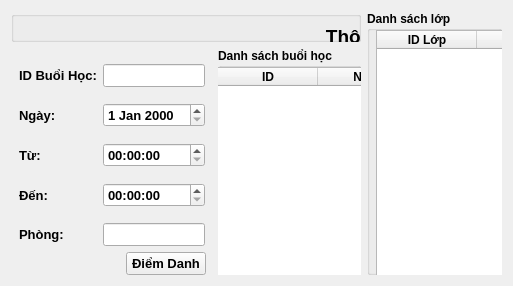
               <widget class="QWidget" name="page_LichDay">
                <layout class="QVBoxLayout" name="verticalLayout_34">
                 <item>
                  <layout class="QHBoxLayout" name="horizontalLayout_41" stretch="2,1">
                   <item>
                    <layout class="QVBoxLayout" name="verticalLayout_35" stretch="2,2">
                     <item>
                      <layout class="QHBoxLayout" name="horizontalLayout_43">
                       <item>
                        <widget class="QGroupBox" name="groupBox_28">
                         <property name="title">
                          <string/>
                         </property>
                         <widget class="QWidget" name="horizontalLayoutWidget_12">
                          <property name="geometry">
                           <rect>
                            <x>0</x>
                            <y>0</y>
                            <width>791</width>
                            <height>51</height>
                           </rect>
                          </property>
                          <layout class="QHBoxLayout" name="horizontalLayout_47">
                           <item>
                            <widget class="QLabel" name="label_5">
                             <property name="font">
                              <font>
                               <pointsize>14</pointsize>
                               <weight>75</weight>
                               <bold>true</bold>
                              </font>
                             </property>
                             <property name="text">
                              <string>Thông tin lớp học</string>
                             </property>
                             <property name="alignment">
                              <set>Qt::AlignCenter</set>
                             </property>
                            </widget>
                           </item>
                          </layout>
                         </widget>
                         <widget class="QWidget" name="horizontalLayoutWidget_14">
                          <property name="geometry">
                           <rect>
                            <x>-1</x>
                            <y>49</y>
                            <width>791</width>
                            <height>261</height>
                           </rect>
                          </property>
                          <layout class="QHBoxLayout" name="horizontalLayout_48">
                           <item>
                            <widget class="QGroupBox" name="groupBox_29">
                             <property name="title">
                              <string/>
                             </property>
                             <widget class="QWidget" name="formLayoutWidget_8">
                              <property name="geometry">
                               <rect>
                                <x>-1</x>
                                <y>-1</y>
                                <width>401</width>
                                <height>261</height>
                               </rect>
                              </property>
                              <layout class="QFormLayout" name="formLayout_15">
                               <property name="verticalSpacing">
                                <number>31</number>
                               </property>
                               <property name="leftMargin">
                                <number>7</number>
                               </property>
                               <property name="topMargin">
                                <number>21</number>
                               </property>
                               <property name="rightMargin">
                                <number>5</number>
                               </property>
                               <item row="0" column="0">
                                <widget class="QLabel" name="mNLabel">
                                 <property name="font">
                                  <font>
                                   <pointsize>10</pointsize>
                                   <weight>75</weight>
                                   <bold>true</bold>
                                  </font>
                                 </property>
                                 <property name="text">
                                  <string>Môn:</string>
                                 </property>
                                </widget>
                               </item>
                               <item row="0" column="1">
                                <widget class="QLineEdit" name="fi_MonHoc_6">
                                 <property name="font">
                                  <font>
                                   <pointsize>10</pointsize>
                                   <weight>75</weight>
                                   <bold>true</bold>
                                  </font>
                                 </property>
                                </widget>
                               </item>
                               <item row="1" column="0">
                                <widget class="QLabel" name="giOViNLabel">
                                 <property name="font">
                                  <font>
                                   <pointsize>10</pointsize>
                                   <weight>75</weight>
                                   <bold>true</bold>
                                  </font>
                                 </property>
                                 <property name="text">
                                  <string>Giáo Viên:</string>
                                 </property>
                                </widget>
                               </item>
                               <item row="1" column="1">
                                <widget class="QLineEdit" name="fi_GiaoVien_6">
                                 <property name="font">
                                  <font>
                                   <pointsize>10</pointsize>
                                   <weight>75</weight>
                                   <bold>true</bold>
                                  </font>
                                 </property>
                                </widget>
                               </item>
                               <item row="2" column="0">
                                <widget class="QLabel" name="ngYBTULabel">
                                 <property name="font">
                                  <font>
                                   <pointsize>10</pointsize>
                                   <weight>75</weight>
                                   <bold>true</bold>
                                  </font>
                                 </property>
                                 <property name="text">
                                  <string>Ngày Bắt Đầu:</string>
                                 </property>
                                </widget>
                               </item>
                               <item row="2" column="1">
                                <widget class="QDateEdit" name="fi_NgayBD_6">
                                 <property name="font">
                                  <font>
                                   <pointsize>10</pointsize>
                                   <weight>75</weight>
                                   <bold>true</bold>
                                  </font>
                                 </property>
                                </widget>
                               </item>
                              </layout>
                             </widget>
                             <widget class="QWidget" name="formLayoutWidget_9">
                              <property name="geometry">
                               <rect>
                                <x>410</x>
                                <y>0</y>
                                <width>381</width>
                                <height>261</height>
                               </rect>
                              </property>
                              <layout class="QFormLayout" name="formLayout_16">
                               <property name="verticalSpacing">
                                <number>31</number>
                               </property>
                               <property name="leftMargin">
                                <number>8</number>
                               </property>
                               <property name="topMargin">
                                <number>20</number>
                               </property>
                               <property name="rightMargin">
                                <number>8</number>
                               </property>
                               <item row="0" column="0">
                                <widget class="QLabel" name="iDLPLabel">
                                 <property name="font">
                                  <font>
                                   <pointsize>10</pointsize>
                                   <weight>75</weight>
                                   <bold>true</bold>
                                  </font>
                                 </property>
                                 <property name="text">
                                  <string>ID Lớp:</string>
                                 </property>
                                </widget>
                               </item>
                               <item row="0" column="1">
                                <widget class="QLineEdit" name="fi_IDLop_6">
                                 <property name="font">
                                  <font>
                                   <pointsize>10</pointsize>
                                   <weight>75</weight>
                                   <bold>true</bold>
                                  </font>
                                 </property>
                                </widget>
                               </item>
                               <item row="1" column="0">
                                <widget class="QLabel" name="sSLabel_3">
                                 <property name="font">
                                  <font>
                                   <pointsize>10</pointsize>
                                   <weight>75</weight>
                                   <bold>true</bold>
                                  </font>
                                 </property>
                                 <property name="text">
                                  <string>Sỉ Số</string>
                                 </property>
                                </widget>
                               </item>
                               <item row="1" column="1">
                                <widget class="QLineEdit" name="fi_SiSo_6">
                                 <property name="font">
                                  <font>
                                   <pointsize>10</pointsize>
                                   <weight>75</weight>
                                   <bold>true</bold>
                                  </font>
                                 </property>
                                </widget>
                               </item>
                               <item row="2" column="0">
                                <widget class="QLabel" name="ngYKTThCLabel">
                                 <property name="font">
                                  <font>
                                   <pointsize>10</pointsize>
                                   <weight>75</weight>
                                   <bold>true</bold>
                                  </font>
                                 </property>
                                 <property name="text">
                                  <string>Ngày Kết Thúc:</string>
                                 </property>
                                </widget>
                               </item>
                               <item row="2" column="1">
                                <widget class="QDateEdit" name="fi_NgayKT_6">
                                 <property name="font">
                                  <font>
                                   <pointsize>10</pointsize>
                                   <weight>75</weight>
                                   <bold>true</bold>
                                  </font>
                                 </property>
                                </widget>
                               </item>
                              </layout>
                             </widget>
                            </widget>
                           </item>
                          </layout>
                         </widget>
                        </widget>
                       </item>
                      </layout>
                     </item>
                     <item>
                      <layout class="QHBoxLayout" name="horizontalLayout_44" stretch="3,2">
                       <item>
                        <layout class="QVBoxLayout" name="verticalLayout_37" stretch="4,1">
                         <item>
                          <layout class="QFormLayout" name="formLayout_13">
                           <property name="verticalSpacing">
                            <number>16</number>
                           </property>
                           <property name="leftMargin">
                            <number>8</number>
                           </property>
                           <property name="topMargin">
                            <number>16</number>
                           </property>
                           <property name="rightMargin">
                            <number>7</number>
                           </property>
                           <item row="0" column="0">
                            <widget class="QLabel" name="iDBuIHCLabel_3">
                             <property name="font">
                              <font>
                               <pointsize>10</pointsize>
                               <weight>75</weight>
                               <bold>true</bold>
                              </font>
                             </property>
                             <property name="text">
                              <string>ID Buổi Học:</string>
                             </property>
                            </widget>
                           </item>
                           <item row="0" column="1">
                            <widget class="QLineEdit" name="fi_IDBH_6">
                             <property name="font">
                              <font>
                               <pointsize>10</pointsize>
                               <weight>75</weight>
                               <bold>true</bold>
                              </font>
                             </property>
                            </widget>
                           </item>
                           <item row="1" column="0">
                            <widget class="QLabel" name="ngYLabel_2">
                             <property name="font">
                              <font>
                               <pointsize>10</pointsize>
                               <weight>75</weight>
                               <bold>true</bold>
                              </font>
                             </property>
                             <property name="text">
                              <string>Ngày:</string>
                             </property>
                            </widget>
                           </item>
                           <item row="1" column="1">
                            <widget class="QDateEdit" name="fi_Ngay_6">
                             <property name="font">
                              <font>
                               <pointsize>10</pointsize>
                               <weight>75</weight>
                               <bold>true</bold>
                              </font>
                             </property>
                            </widget>
                           </item>
                           <item row="2" column="0">
                            <widget class="QLabel" name="tLabel_3">
                             <property name="font">
                              <font>
                               <pointsize>10</pointsize>
                               <weight>75</weight>
                               <bold>true</bold>
                              </font>
                             </property>
                             <property name="text">
                              <string>Từ:</string>
                             </property>
                            </widget>
                           </item>
                           <item row="2" column="1">
                            <widget class="QTimeEdit" name="fi_GioBD_6">
                             <property name="font">
                              <font>
                               <pointsize>10</pointsize>
                               <weight>75</weight>
                               <bold>true</bold>
                              </font>
                             </property>
                            </widget>
                           </item>
                           <item row="3" column="0">
                            <widget class="QLabel" name="nLabel_3">
                             <property name="font">
                              <font>
                               <pointsize>10</pointsize>
                               <weight>75</weight>
                               <bold>true</bold>
                              </font>
                             </property>
                             <property name="text">
                              <string>Đến:</string>
                             </property>
                            </widget>
                           </item>
                           <item row="3" column="1">
                            <widget class="QTimeEdit" name="fi_GioKT_6">
                             <property name="font">
                              <font>
                               <pointsize>10</pointsize>
                               <weight>75</weight>
                               <bold>true</bold>
                              </font>
                             </property>
                            </widget>
                           </item>
                           <item row="4" column="0">
                            <widget class="QLabel" name="phNgLabel_3">
                             <property name="font">
                              <font>
                               <pointsize>10</pointsize>
                               <weight>75</weight>
                               <bold>true</bold>
                              </font>
                             </property>
                             <property name="text">
                              <string>Phòng:</string>
                             </property>
                            </widget>
                           </item>
                           <item row="4" column="1">
                            <widget class="QLineEdit" name="fi_Phong_6">
                             <property name="font">
                              <font>
                               <pointsize>10</pointsize>
                               <weight>75</weight>
                               <bold>true</bold>
                              </font>
                             </property>
                            </widget>
                           </item>
                          </layout>
                         </item>
                         <item>
                          <layout class="QHBoxLayout" name="horizontalLayout_45">
                           <property name="rightMargin">
                            <number>6</number>
                           </property>
                           <item>
                            <spacer name="horizontalSpacer_7">
                             <property name="orientation">
                              <enum>Qt::Horizontal</enum>
                             </property>
                             <property name="sizeHint" stdset="0">
                              <size>
                               <width>40</width>
                               <height>20</height>
                              </size>
                             </property>
                            </spacer>
                           </item>
                           <item>
                            <widget class="QPushButton" name="btn_DiemDanh_6">
                             <property name="font">
                              <font>
                               <pointsize>10</pointsize>
                               <weight>75</weight>
                               <bold>true</bold>
                              </font>
                             </property>
                             <property name="text">
                              <string>Điểm Danh</string>
                             </property>
                            </widget>
                           </item>
                          </layout>
                         </item>
                        </layout>
                       </item>
                       <item>
                        <layout class="QVBoxLayout" name="verticalLayout_38">
                         <item>
                          <widget class="QGroupBox" name="groupBox_27">
                           <property name="font">
                            <font>
                             <weight>75</weight>
                             <bold>true</bold>
                            </font>
                           </property>
                           <property name="title">
                            <string>Danh sách buổi học</string>
                           </property>
                           <widget class="QWidget" name="horizontalLayoutWidget_11">
                            <property name="geometry">
                             <rect>
                              <x>-1</x>
                              <y>19</y>
                              <width>311</width>
                              <height>291</height>
                             </rect>
                            </property>
                            <layout class="QHBoxLayout" name="horizontalLayout_46">
                             <item>
                              <widget class="QTableWidget" name="tbl_DSBuoiHoc_6">
                               <column>
                                <property name="text">
                                 <string>ID</string>
                                </property>
                               </column>
                               <column>
                                <property name="text">
                                 <string>Ngày</string>
                                </property>
                               </column>
                              </widget>
                             </item>
                            </layout>
                           </widget>
                          </widget>
                         </item>
                        </layout>
                       </item>
                      </layout>
                     </item>
                    </layout>
                   </item>
                   <item>
                    <layout class="QVBoxLayout" name="verticalLayout_36">
                     <item>
                      <widget class="QGroupBox" name="groupBox_26">
                       <property name="font">
                        <font>
                         <weight>75</weight>
                         <bold>true</bold>
                        </font>
                       </property>
                       <property name="title">
                        <string>Danh sách lớp</string>
                       </property>
                       <widget class="QWidget" name="horizontalLayoutWidget_3">
                        <property name="geometry">
                         <rect>
                          <x>9</x>
                          <y>19</y>
                          <width>581</width>
                          <height>611</height>
                         </rect>
                        </property>
                        <layout class="QHBoxLayout" name="horizontalLayout_42">
                         <item>
                          <widget class="QTableWidget" name="tbl_DSLopHP_6">
                           <column>
                            <property name="text">
                             <string>ID Lớp</string>
                            </property>
                           </column>
                           <column>
                            <property name="text">
                             <string>Môn</string>
                            </property>
                           </column>
                          </widget>
                         </item>
                        </layout>
                       </widget>
                      </widget>
                     </item>
                    </layout>
                   </item>
                  </layout>
                 </item>
                </layout>
               </widget>
